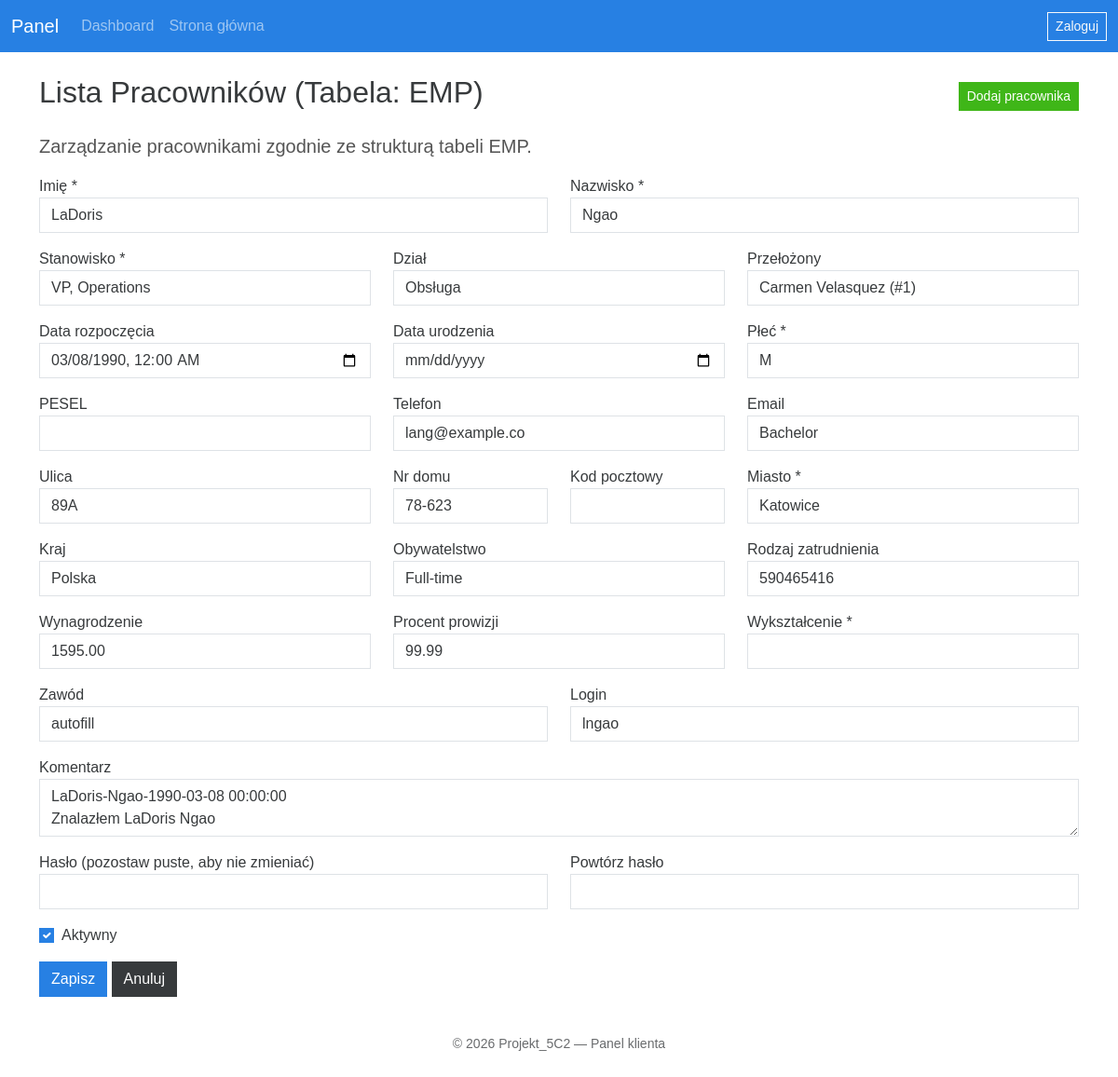
The app's page /projekt_3r1/admin/emp.php?action=edit&id=2 (signed in) with its own data.
### tables this page shows
CREATE TABLE `emp` (
  `id` int(11) UNSIGNED NOT NULL,
  `last_name` varchar(25) NOT NULL,
  `first_name` varchar(25) NOT NULL,
  `start_date` datetime DEFAULT NULL,
  `end_date` date DEFAULT NULL,
  `comments` varchar(255) DEFAULT NULL,
  `manager_id` int(11) UNSIGNED DEFAULT NULL,
  `title` varchar(25) DEFAULT NULL,
  `dept_id` int(11) UNSIGNED DEFAULT NULL,
  `salary` decimal(11,2) DEFAULT NULL,
  `commission_pct` decimal(4,2) DEFAULT NULL,
  `birth_date` date DEFAULT NULL,
  `gender` enum('M','K') NOT NULL,
  `pesel` char(11) DEFAULT NULL,
  `street` varchar(25) DEFAULT NULL,
  `house_nr` varchar(10) DEFAULT NULL,
  `zip_code` varchar(12) DEFAULT NULL,
  `city` varchar(30) NOT NULL,
  `country` varchar(32) DEFAULT NULL,
  `nationality` varchar(15) DEFAULT NULL,
  `employment_type` varchar(32) DEFAULT NULL,
  `phone` varchar(15) DEFAULT NULL,
  `email` varchar(30) DEFAULT NULL,
  `education` varchar(48) NOT NULL,
  `profession` varchar(30) DEFAULT NULL,
  `username` varchar(12) DEFAULT NULL,
  `password_hash` varchar(60) DEFAULT NULL
);

CREATE TABLE `title` (
  `name` varchar(25) NOT NULL,
  `salary_min` decimal(10,2) NOT NULL,
  `salary_max` decimal(10,2) NOT NULL
);

CREATE TABLE `dept` (
  `id` int(11) UNSIGNED NOT NULL,
  `name` varchar(25) NOT NULL,
  `region_id` int(11) UNSIGNED DEFAULT NULL
);

### projekt_3r1/admin/emp.php (the view, shortened to what this page needs)
<?php
require '../cfg.php';
$depts = $pdo->query('SELECT id, name FROM dept ORDER BY name, id')->fetchAll(PDO::FETCH_ASSOC);
$titles = $pdo->query('SELECT name, salary_min, salary_max FROM title ORDER BY name')->fetchAll(PDO::FETCH_ASSOC);
$managers = $pdo->query('SELECT id, first_name, last_name FROM emp ORDER BY last_name, first_name, id')->fetchAll(PDO::FETCH_ASSOC);
include 'szablony/naglowek.php';
?>
<div class="d-flex justify-content-between align-items-center mb-3">
    <h2>Lista Pracowników (Tabela: EMP)</h2>
    <div>
        <a href="emp.php?action=add" class="btn btn-success btn-sm">Dodaj pracownika</a>
    </div>
</div>
<p class="lead">Zarządzanie pracownikami zgodnie ze strukturą tabeli EMP.</p>
<?php if (isset($_GET['action']) && in_array($_GET['action'], ['add', 'edit'], true)):
    $act = $_GET['action'];
    $rec = [
        'id' => '', 'last_name' => '', 'first_name' => '', 'start_date' => '', 'end_date' => '2099-12-31',
        'comments' => '', 'manager_id' => '', 'title' => '', 'dept_id' => '', 'salary' => '',
        'commission_pct' => '', 'birth_date' => '', 'gender' => 'M', 'pesel' => '', 'street' => '',
        'house_nr' => '', 'zip_code' => '', 'city' => '', 'country' => '', 'nationality' => '',
        'employment_type' => '', 'phone' => '', 'email' => '', 'education' => '', 'profession' => '',
        'username' => '', 'password_hash' => ''
    ];
    if ($act === 'edit' && isset($_GET['id'])) {
        $eid = (int)$_GET['id'];
        $s = $pdo->prepare('SELECT * FROM emp WHERE id = ?');
        $s->execute([$eid]);
        $r = $s->fetch(PDO::FETCH_ASSOC);
        if ($r) {
            $rec = array_merge($rec, $r);
        }
    }
    $active = empty($rec['end_date']) || $rec['end_date'] >= date('Y-m-d');
    $startValue = !empty($rec['start_date']) ? date('Y-m-d\\TH:i', strtotime($rec['start_date'])) : '';
?>
    <form method="post" class="mb-4">
        <div class="row">
            <div class="col-md-6 mb-3">
                <label>Imię *</label>
                <input name="first_name" class="form-control" value="<?php echo htmlspecialchars($rec['first_name']); ?>" required maxlength="25">
            </div>
            <div class="col-md-6 mb-3">
                <label>Nazwisko *</label>
                <input name="last_name" class="form-control" value="<?php echo htmlspecialchars($rec['last_name']); ?>" required maxlength="25">
            </div>
        </div>
        <div class="row">
            <div class="col-md-4 mb-3">
                <label>Stanowisko *</label>
                <select name="title" class="form-control" required>
                    <?php foreach ($titles as $t): ?>
                        <option value="<?php echo htmlspecialchars($t['name']); ?>" <?php echo $t['name'] == $rec['title'] ? 'selected' : ''; ?>>
                            <?php echo htmlspecialchars($t['name']); ?>
                        </option>
                    <?php endforeach; ?>
                </select>
            </div>
            <div class="col-md-4 mb-3">
                <label>Dział</label>
                <select name="dept_id" class="form-control">
                    <?php foreach ($depts as $d): ?>
                        <option value="<?php echo $d['id']; ?>" <?php echo $d['id'] == $rec['dept_id'] ? 'selected' : ''; ?>>
                            <?php echo htmlspecialchars($d['name']); ?>
                        </option>
                    <?php endforeach; ?>
                </select>
            </div>
            <div class="col-md-4 mb-3">
                <label>Przełożony</label>
                <select name="manager_id" class="form-control">
                    <?php foreach ($managers as $m): ?>
                        <?php if ((int)$m['id'] === (int)$rec['id']) continue; ?>
                        <option value="<?php echo $m['id']; ?>" <?php echo $m['id'] == $rec['manager_id'] ? 'selected' : ''; ?>>
                            <?php echo htmlspecialchars($m['first_name'] . ' ' . $m['last_name'] . ' (#' . $m['id'] . ')'); ?>
                        </option>
                    <?php endforeach; ?>
                </select>
            </div>
        </div>
        <div class="row">
            <div class="col-md-4 mb-3">
                <label>Data rozpoczęcia</label>
                <input type="datetime-local" name="start_date" class="form-control" value="<?php echo htmlspecialchars($startValue); ?>">
            </div>
            <div class="col-md-4 mb-3">
                <label>Data urodzenia</label>
                <input type="date" name="birth_date" class="form-control" value="<?php echo htmlspecialchars($rec['birth_date']); ?>">
            </div>
            <div class="col-md-4 mb-3">
                <label>Płeć *</label>
                <select name="gender" class="form-control" required>
                    <option value="M" <?php echo $rec['gender'] === 'M' ? 'selected' : ''; ?>>M</option>
                </select>
            </div>
        </div>
        <div class="row">
            <div class="col-md-4 mb-3">
                <label>PESEL</label>
                <input name="pesel" class="form-control" value="<?php echo htmlspecialchars($rec['pesel']); ?>" maxlength="11">
            </div>
            <div class="col-md-4 mb-3">
                <label>Telefon</label>
                <input name="phone" class="form-control" value="<?php echo htmlspecialchars($rec['phone']); ?>" maxlength="15">
            </div>
            <div class="col-md-4 mb-3">
                <label>Email</label>
                <input type="email" name="email" class="form-control" value="<?php echo htmlspecialchars($rec['email']); ?>" maxlength="30">
            </div>
        </div>
        <div class="row">
            <div class="col-md-4 mb-3">
                <label>Ulica</label>
                <input name="street" class="form-control" value="<?php echo htmlspecialchars($rec['street']); ?>" maxlength="25">
            </div>
            <div class="col-md-2 mb-3">
                <label>Nr domu</label>
                <input name="house_nr" class="form-control" value="<?php echo htmlspecialchars($rec['house_nr']); ?>" maxlength="10">
            </div>
            <div class="col-md-2 mb-3">
                <label>Kod pocztowy</label>
                <input name="zip_code" class="form-control" value="<?php echo htmlspecialchars($rec['zip_code']); ?>" maxlength="12">
            </div>
            <div class="col-md-4 mb-3">
                <label>Miasto *</label>
                <input name="city" class="form-control" value="<?php echo htmlspecialchars($rec['city']); ?>" required maxlength="30">
            </div>
        </div>
        <div class="row">
            <div class="col-md-4 mb-3">
                <label>Kraj</label>
                <input name="country" class="form-control" value="<?php echo htmlspecialchars($rec['country']); ?>" maxlength="32">
            </div>
            <div class="col-md-4 mb-3">
                <label>Obywatelstwo</label>
                <input name="nationality" class="form-control" value="<?php echo htmlspecialchars($rec['nationality']); ?>" maxlength="15">
            </div>
            <div class="col-md-4 mb-3">
                <label>Rodzaj zatrudnienia</label>
                <input name="employment_type" class="form-control" value="<?php echo htmlspecialchars($rec['employment_type']); ?>" maxlength="32">
            </div>
        </div>
        <div class="row">
            <div class="col-md-4 mb-3">
                <label>Wynagrodzenie</label>
                <input type="number" step="0.01" name="salary" class="form-control" value="<?php echo htmlspecialchars($rec['salary']); ?>">
            </div>
            <div class="col-md-4 mb-3">
                <label>Procent prowizji</label>
                <input type="number" step="0.01" min="0" max="99.99" name="commission_pct" class="form-control" value="<?php echo htmlspecialchars($rec['commission_pct']); ?>">
            </div>
            <div class="col-md-4 mb-3">
                <label>Wykształcenie *</label>
                <input name="education" class="form-control" value="<?php echo htmlspecialchars($rec['education']); ?>" required maxlength="48">
            </div>
        </div>
        <div class="row">
            <div class="col-md-6 mb-3">
                <label>Zawód</label>
                <input name="profession" class="form-control" value="<?php echo htmlspecialchars($rec['profession']); ?>" maxlength="30">
            </div>
            <div class="col-md-6 mb-3">
                <label>Login</label>
                <input name="username" class="form-control" value="<?php echo htmlspecialchars($rec['username']); ?>" maxlength="12">
            </div>
        </div>
        <div class="mb-3">
            <label>Komentarz</label>
            <textarea name="comments" class="form-control" maxlength="255"><?php echo htmlspecialchars($rec['comments']); ?></textarea>
        </div>
        <div class="row">
            <div class="col-md-6 mb-3">
                <label>Hasło <?php echo $act === 'edit' ? '(pozostaw puste, aby nie zmieniać)' : ''; ?></label>
                <input type="password" name="password" class="form-control">
            </div>
            <div class="col-md-6 mb-3">
                <label>Powtórz hasło</label>
                <input type="password" name="password_confirm" class="form-control">
            </div>
        </div>
        <div class="form-check mb-3">
            <input type="checkbox" name="active" value="1" class="form-check-input" id="active" <?php echo $active ? 'checked' : ''; ?>>
            <label class="form-check-label" for="active">Aktywny</label>
        </div>
        <button class="btn btn-primary">Zapisz</button>
        <a href="emp.php" class="btn btn-secondary">Anuluj</a>
    </form>
<?php endif; ?>
<?php include 'szablony/stopka.php'; ?>

### projekt_3r1/css/style.css (style rules this page uses)
body { font-family:Arial,Helvetica,sans-serif; }
.lead { color:#555; }

### records on screen
emp: first_name "LaDoris", last_name "Ngao", title "VP, Operations", dept_id "Obsługa", manager_id "Carmen Velasquez (#1)", start_date "03/08/1990 00:00", gender "M", phone "lang@example.co", email "Bachelor", street "89A", house_nr "78-623", city "Katowice", country "Polska", nationality "Full-time", employment_type "590465416", salary "1595.00", commission_pct "99.99", profession "autofill", username "lngao", comments "LaDoris-Ngao-1990-03-08 00:00:00 Znalazłem LaDoris Ngao", end_date "☑"
